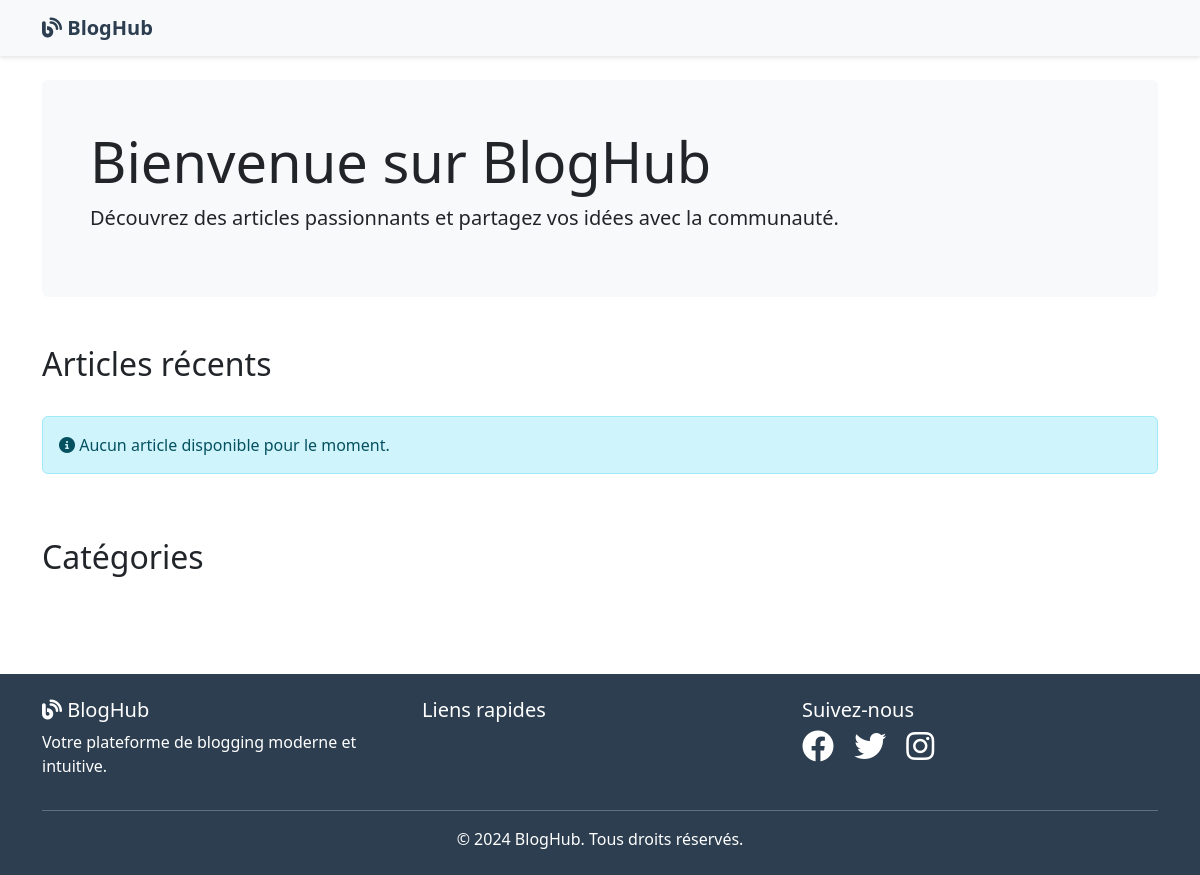
Before: / with the older database file.
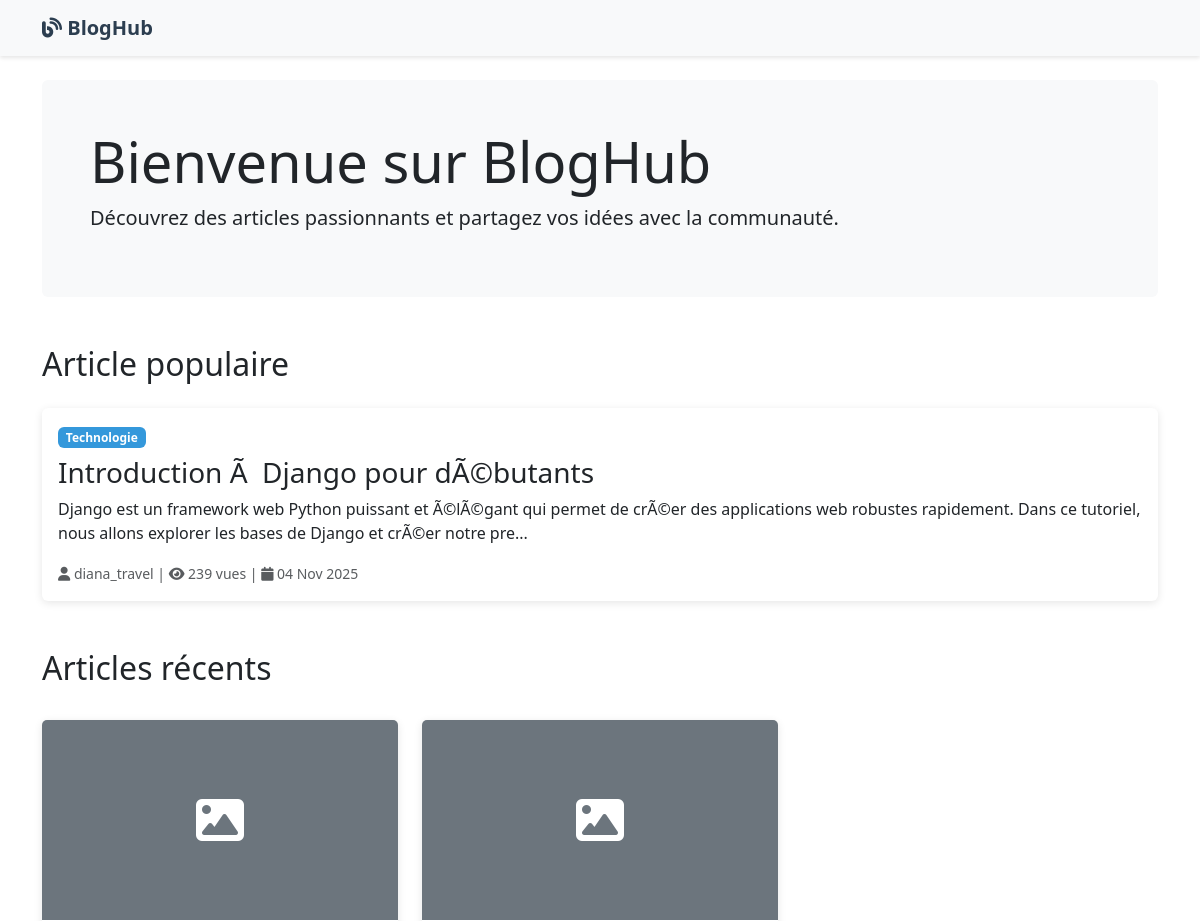
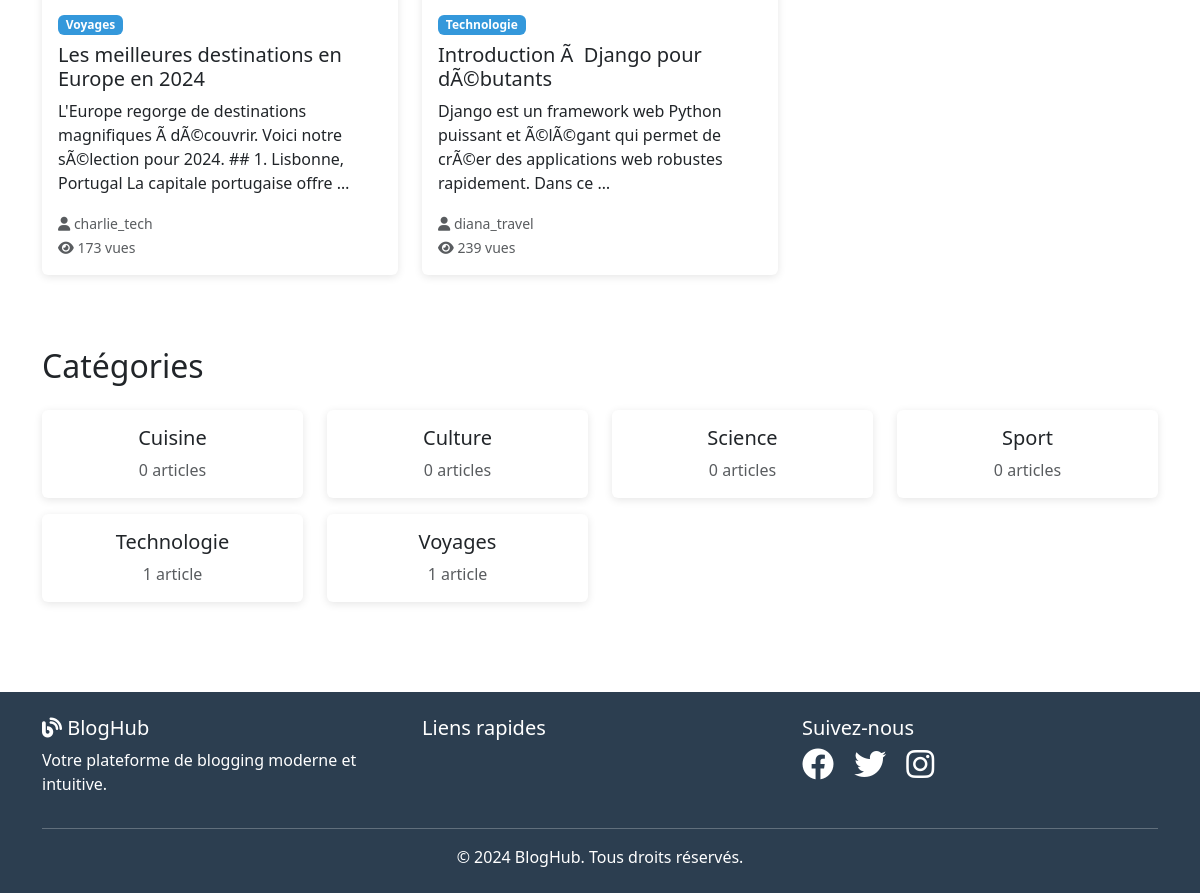
After: the same page with the newer database file (2 pictures, top to bottom).
### blog/models.py (models this page shows, shortened)
class Article(models.Model):
    STATUS_CHOICES = [
        ('draft', 'Brouillon'),
        ('published', 'Publié'),
    ]
    title = models.CharField(max_length=200, verbose_name="Titre")
    slug = models.SlugField(max_length=200, unique=True)
    author = models.ForeignKey(User, on_delete=models.CASCADE,
                               related_name='articles', verbose_name="Auteur")
    category = models.ForeignKey(Category, on_delete=models.SET_NULL,
                                 null=True, related_name='articles',
                                 verbose_name="Catégorie")
    tags = models.ManyToManyField(Tag, related_name='articles',
                                  blank=True, verbose_name="Tags")
    content = models.TextField(verbose_name="Contenu")
    excerpt = models.TextField(max_length=500, blank=True,
                               verbose_name="Extrait")
    image = models.ImageField(upload_to='articles/%Y/%m/%d/',
                             blank=True, null=True, verbose_name="Image")
    status = models.CharField(max_length=10, choices=STATUS_CHOICES,
                             default='draft', verbose_name="Statut")
    views = models.PositiveIntegerField(default=0, verbose_name="Vues")
    created_at = models.DateTimeField(auto_now_add=True,
                                     verbose_name="Date de création")
    updated_at = models.DateTimeField(auto_now=True,
                                     verbose_name="Date de modification")
    published_at = models.DateTimeField(null=True, blank=True,
                                       verbose_name="Date de publication")
    class Meta:
        verbose_name = "Article"
        verbose_name_plural = "Articles"
        ordering = ['-created_at']
        indexes = [
            models.Index(fields=['-created_at']),
            models.Index(fields=['status']),
        ]

class Category(models.Model):
    name=models.CharField(max_length=100,unique=True,verbose_name="Nom")
    slug=models.SlugField(max_length=100,unique=True)
    description=models.TextField(blank=True,verbose_name="Description")
    class Meta:
        verbose_name="Catégorie"
        verbose_name_plural="Catégories"
        ordering=["name"]

### blog/views.py (the view)
# urls.py: path('', views.home, name='home'),
def home(request):
    articles=Article.objects.filter(status='published').select_related('author','category').prefetch_related('tags')[:6]
    featured=Article.objects.filter(status='published').order_by('-views').first()
    categories=Category.objects.annotate(article_count=Count('articles',filter=Q(articles__status='published')))
    context={
        'articles':articles,
        'featured':featured,
        'categories':categories
    }
    return render(request,'blog/home.html',context)

### blog/templates/blog/home.html (shortened to what this page needs)
{% extends 'base.html' %}
{% block content %}
<div class="container">
    <div class="jumbotron bg-light p-5 rounded mb-5">
        <h1 class="display-4">Bienvenue sur BlogHub</h1>
        <p class="lead">Découvrez des articles passionnants et partagez vos idées avec la communauté.</p>
    </div>
    {% if featured %}
    <section class="mb-5">
        <h2 class="mb-4">Article populaire</h2>
        <div class="card">
            <div class="row g-0">
                <div class="{% if featured.image %}col-md-8{% else %}col-md-12{% endif %}">
                    <div class="card-body">
                        <span class="badge badge-category mb-2">{{ featured.category.name }}</span>
                        <h3 class="card-title">{{ featured.title }}</h3>
                        <p class="card-text">{{ featured.excerpt }}</p>
                        <p class="card-text">
                            <small class="text-muted">
                                <i class="fas fa-user"></i> {{ featured.author.username }} |
                                <i class="fas fa-eye"></i> {{ featured.views }} vues |
                                <i class="fas fa-calendar"></i> {{ featured.created_at|date:"d M Y" }}
                            </small>
                        </p>
                    </div>
                </div>
            </div>
        </div>
    </section>
    {% endif %}
    <section class="mb-5">
        <div class="d-flex justify-content-between align-items-center mb-4">
            <h2>Articles récents</h2>
        </div>
        <div class="row">
            {% for article in articles %}
            <div class="col-md-4 mb-4">
                <div class="card h-100">
                    {% if article.image %}
                    <img src="{{ article.image.url }}" class="card-img-top article-image"
                         alt="{{ article.title }}">
                    {% else %}
                    <div class="card-img-top article-image bg-secondary d-flex align-items-center justify-content-center">
                        <i class="fas fa-image fa-3x text-white"></i>
                    </div>
                    {% endif %}
                    <div class="card-body d-flex flex-column">
                        <span class="badge badge-category mb-2 align-self-start">
                            {{ article.category.name }}
                        </span>
                        <h5 class="card-title">{{ article.title }}</h5>
                        <p class="card-text">{{ article.excerpt|truncatewords:20 }}</p>
                        <div class="mt-auto">
                            <small class="text-muted">
                                <i class="fas fa-user"></i> {{ article.author.username }}<br>
                                <i class="fas fa-eye"></i> {{ article.views }} vues
                            </small>
                        </div>
                    </div>
                </div>
            </div>
            {% empty %}
            <div class="col-12">
                <div class="alert alert-info">
                    <i class="fas fa-info-circle"></i> Aucun article disponible pour le moment.
                </div>
            </div>
            {% endfor %}
        </div>
    </section>
    <section>
        <h2 class="mb-4">Catégories</h2>
        <div class="row">
            {% for category in categories %}
            <div class="col-md-3 col-sm-6 mb-3">
                    <div class="card text-center">
                        <div class="card-body">
                            <h5 class="card-title">{{ category.name }}</h5>
                            <p class="card-text text-muted">
                                {{ category.article_count }} article{{ category.article_count|pluralize }}
                            </p>
                        </div>
                    </div>
            </div>
            {% endfor %}
        </div>
    </section>
</div>
{% endblock %}

### blog/templates/base.html (shortened to what this page needs)
<!DOCTYPE html>
<html lang="fr">
<head>
    <link href="https://cdn.jsdelivr.net/npm/bootstrap@5.3.0/dist/css/bootstrap.min.css" rel="stylesheet">
    <link rel="stylesheet" href="https://cdnjs.cloudflare.com/ajax/libs/font-awesome/6.4.0/css/all.min.css">
</head>
<body>
    <nav class="navbar navbar-expand-lg navbar-light bg-light sticky-top">
        <div class="container">
            <a class="navbar-brand" href="{% url 'blog:home' %}">
                <i class="fas fa-blog"></i> BlogHub
            </a>
        </div>
    </nav>
    <main class="py-4">
        {% block content %}{% endblock %}
    </main>
    <footer class="py-4">
        <div class="container">
            <div class="row">
                <div class="col-md-4">
                    <h5><i class="fas fa-blog"></i> BlogHub</h5>
                    <p>Votre plateforme de blogging moderne et intuitive.</p>
                </div>
                <div class="col-md-4">
                    <h5>Liens rapides</h5>
                </div>
                <div class="col-md-4">
                    <h5>Suivez-nous</h5>
                    <div class="social-links">
                        <a href="#" class="text-white me-3"><i class="fab fa-facebook fa-2x"></i></a>
                        <a href="#" class="text-white me-3"><i class="fab fa-twitter fa-2x"></i></a>
                        <a href="#" class="text-white me-3"><i class="fab fa-instagram fa-2x"></i></a>
                    </div>
                </div>
            </div>
            <hr class="bg-white">
            <div class="text-center">
                <p class="mb-0">&copy; 2024 BlogHub. Tous droits réservés.</p>
            </div>
        </div>
    </footer>
</body>
</html>

### blog/templates/base.html (style rules this page uses)
:root { --primary-color: #2c3e50; --secondary-color: #3498db; }
body { font-family: 'Segoe UI', Tahoma, Geneva, Verdana, sans-serif; }
.navbar { box-shadow: 0 2px 4px rgba(0,0,0,.1); }
.navbar-brand { font-weight: bold; color: var(--primary-color) !important; }
.card { transition: transform 0.3s ease, box-shadow 0.3s ease; border: none; box-shadow: 0 2px 8px rgba(0,0,0,.1); }
footer { background-color: var(--primary-color); color: white; margin-top: 50px; }
.article-image { height: 200px; object-fit: cover; }
.badge-category { background-color: var(--secondary-color); }

Changed rows visible on the page:
added Article: category.name "Technologie", title "Introduction Ã Django pour dÃ©butants", excerpt "Django est un framework web Python puissant et Ã©lÃ©gant qui permet de crÃ©er des applications web robustes rapidement. Dans ce tutoriel, nous allons explorer les bases de Django et crÃ©er notre pre...", author.username "diana_travel", views "239", created_at "04 Nov 2025", excerpt "Django est un framework web Python puissant et Ã©lÃ©gant qui permet de crÃ©er des applications web robustes rapidement. Dans ce …"
added Article: category.name "Voyages", title "Les meilleures destinations en Europe en 2024", excerpt "L'Europe regorge de destinations magnifiques Ã dÃ©couvrir. Voici notre sÃ©lection pour 2024. ## 1. Lisbonne, Portugal La capitale portugaise offre …", author.username "charlie_tech", views "173"
added Category: name "Cuisine", article_count "0"
added Category: name "Culture", article_count "0"
added Category: name "Science", article_count "0"
added Category: name "Sport", article_count "0"
added Category: name "Technologie", article_count "1"
added Category: name "Voyages", article_count "1"
Other visible differences:
text no longer shown: "Aucun article disponible pour le moment."
text now shown: "Article populaire | vues |"
